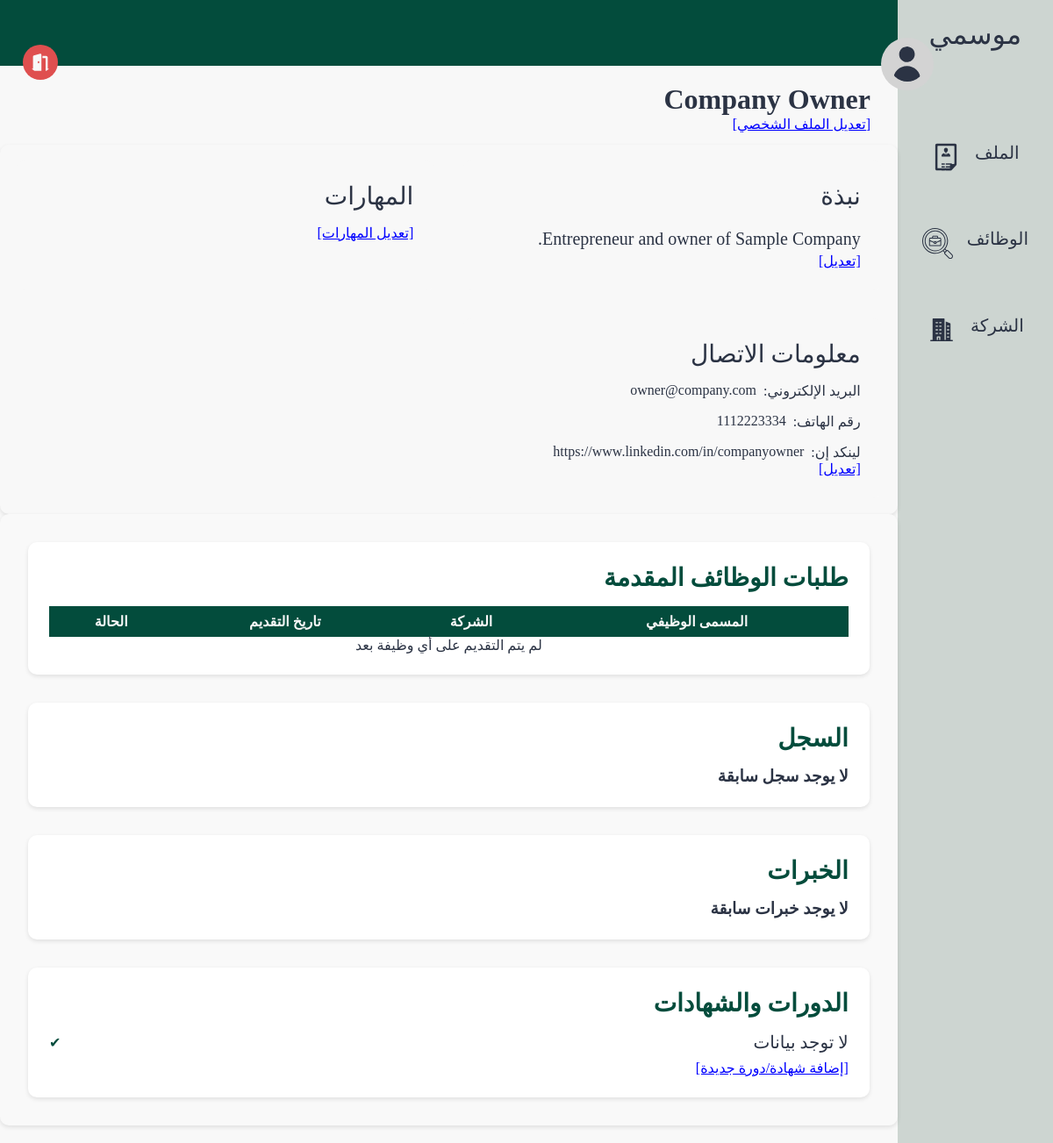
The app's page /pages/profile.php (signed in) with its own data.
### tables this page shows
CREATE TABLE users (
    id INTEGER PRIMARY KEY, 
    name TEXT, 
    email TEXT UNIQUE, 
    password TEXT, 
    bio TEXT,
    type BOOLEAN,
    linkedin TEXT,
    phone TEXT
);

### src/database/fetch.php (called while the page is built, shortened)
<?php
include('../database/data.php');
function getUserById($id)
{
    global $db;
    $stmt = $db->prepare('SELECT * FROM users WHERE id = :id');
    $stmt->bindValue(':id', $id, SQLITE3_INTEGER);
    $result = $stmt->execute();
    $user = $result->fetchArray(SQLITE3_ASSOC);
    return $user;
}
function fetchAllExperienceByUserID($id)
{
    global $db;
    $result = $db->query("SELECT * FROM experience where user_id = $id");
    $experience = [];
    return $experience;
}

### src/components/page.php (called while the page is built, shortened)
<?php
include ('../database/fetch.php');
if (isset($_SESSION["user"]) && isset($_SESSION["user"]["id"])) {
    if (!getUserById($_SESSION["user"]["id"])) {
        unset($_SESSION["user"]);
    }
}
?>

### src/pages/profile.php (the view, shortened to what this page needs)
<?php
include('../components/page.php');
$user = $_SESSION['user'] ?? getUserById($_GET['id']);
$isOwner = (isset($_SESSION['user']) && $_SESSION['user']['id'] == $user['id']);
$about    = $user['bio'];
$email    = $user['email'];
$phone    = $user['phone'];
$linkedin = !empty($user['linkedin']) ? $user['linkedin'] : ("https://www.linkedin.com/in/" . urlencode(str_replace(' ', '', strtolower($user['name']))));
$jobs = fetchAllExperienceByUserID($user['id']);
$prevJobs = [];
$certificates = [];
?>
<?php
$user_id = $_SESSION['user']['id'];
$responses = fetchResponseByUserID($user_id);
?>
<!DOCTYPE html>
<html lang="ar" dir="rtl">
<head>
    <link rel="stylesheet" href="../styles/profile.css">
</head>
<body>
    <section class="page-structure">
        <?php include "../components/NavBar.php"; ?>
        <section class="page-content">
            <div class="username">
                <img class="profile-pic" src="../images/profile.svg" alt="صورة المستخدم">
                <div class="user">
                    <h2><?= htmlspecialchars($user['name']) ?></h2>
                    <?php if ($isOwner): ?>
                        <span class="edit-btn" onclick="toggleEdit('profile')">[تعديل الملف الشخصي]</span>
                    <?php endif; ?>
                </div>
            </div>
            <div class="options">
                <a href="./logout.php">
                    <img class="nav-icon" style="--color: #DF4F4F" src="../images/logout.svg" alt="شعار تسجيل الخروج">
                </a>
            </div>
            <header></header>
            <main>
                <section class="profile-details">
                    <div class="block about">
                        <h2>نبذة</h2>
                        <div id="aboutDisplay">
                            <p><?= $about ?></p>
                            <?php if ($isOwner): ?>
                                <span class="edit-btn" onclick="toggleEdit('about')">[تعديل]</span>
                            <?php endif; ?>
                        </div>
                    </div>
                    <div class="block skills">
                        <h2>المهارات</h2>
                        <div id="skillsDisplay">
                            <?php if ($isOwner): ?>
                                <span class="edit-btn" onclick="toggleEdit('skills')">[تعديل المهارات]</span>
                            <?php endif; ?>
                        </div>
                    </div>
                    <div class="block contacts">
                        <h2>معلومات الاتصال</h2>
                        <div id="contactDisplay">
                            <ul>
                                <li>البريد الإلكتروني:
                                    <a href="mailto:<?= $email ?>"><?= $email ?></a>
                                </li>
                                <li>رقم الهاتف:
                                    <a href="tel:<?= $phone ?>"><?= $phone ?></a>
                                </li>
                                <li>لينكد إن:
                                    <a href="<?= $linkedin ?>"><?= $linkedin ?></a>
                                </li>
                            </ul>
                            <?php if ($isOwner): ?>
                                <span class="edit-btn" onclick="toggleEdit('contact')">[تعديل]</span>
                            <?php endif; ?>
                        </div>
                    </div>
                </section>
                <section class="recent-activity">
                    <div class="block applications">
                        <h2>طلبات الوظائف المقدمة</h2>
                        <table cellpadding="5" cellspacing="0" style="width:100%; text-align:right;">
                            <tr>
                                <th>المسمى الوظيفي</th>
                                <th>الشركة</th>
                                <th>تاريخ التقديم</th>
                                <th>الحالة</th>
                            </tr>
                            <?php if (!empty($responses)): ?>
                                <?php foreach ($responses as $response): ?>
                                    <tr>
                                        <td><?= htmlspecialchars($response["job_title"]) ?></td>
                                        <td><?= htmlspecialchars($response["company_name"]) ?></td>
                                        <td><?= htmlspecialchars($response["applied_at"]) ?></td>
                                        <td class="<?= $response["status"] === "accepted" ? "accepted" : ($response["status"] === "rejected" ? "rejected" : "pending") ?>">
                                            <?php
                                            if ($response["status"] === "accepted") {
                                                echo "✔ مقبول";
                                            } elseif ($response["status"] === "rejected") {
                                                echo "✖ مرفوض";
                                            } else {
                                                echo "⏳ قيد المراجعة";
                                            }
                                            ?>
                                        </td>
                                    </tr>
                                <?php endforeach; ?>
                            <?php else: ?>
                                <tr>
                                    <td colspan="4" style="text-align: center;">لم يتم التقديم على أي وظيفة بعد</td>
                                </tr>
                            <?php endif; ?>
                        </table>
                    </div>
                    <div class="block history">
                        <h2>السجل</h2>
                        <?php if (count($prevJobs) === 0): ?>
                            <h3 class="no-jobs">لا يوجد سجل سابقة</h3>
                        <?php endif ?>
                    </div>
                    <div class="block experinces">
                        <h2>الخبرات</h2>
                        <?php if (count($jobs) === 0): ?>
                            <h3 class="no-jobs">لا يوجد خبرات سابقة</h3>
                        <?php endif ?>
                    </div>
                    <div class="block courses">
                        <h2>الدورات والشهادات</h2>
                        <ul id="certificatesList">
                            <?php if (count($certificates) === 0): ?>
                                <li>لا توجد بيانات</li>
                            <?php endif; ?>
                        </ul>
                        <?php if ($isOwner): ?>
                            <span class="edit-btn" onclick="toggleEdit('new_certificate')">[إضافة شهادة/دورة جديدة]</span>
                        <?php endif; ?>
                    </div>
                </section>
            </main>
        </section>
    </section>
</body>
</html>

### src/styles/profile.css (style rules this page uses)
* { color: var(--black-color); }
body { background-color: var(--white-color); }
.nav-icon { --color: var(--white-alt-color); background-color: var(--color); width: 40px; height: 40px; border-radius: 50%; padding: 0.5rem; }
section.page-content { width: 100%; }
header { position: relative; display: flex; align-items: center; justify-content: space-between; min-height: 75px; background-color: var(--main-color); padding: 1.25rem 3rem; }
.username .profile-pic { width: 60px; height: 60px; padding: 10px; border-radius: 50%; background-color: lightgray; top: 0; }
.username { display: flex; align-items: center; gap: 0.75rem; height: 65px; position: absolute; top: 0; right: 18px; z-index: 1000; padding: 0.5rem 1rem; right: 10%; top: 40px; }
.options { display: flex; align-items: center; gap: 0.75rem; height: 65px; position: absolute; top: 40px; left: 10px; z-index: 1000; padding: 0.5rem 1rem; }
.username h2 { font-size: 2rem; }
.username .user { position: static; margin-top: 100px; }
header::after { content: ""; position: absolute; right: 0; bottom: 0; width: 70%; height: 4px; background-color: var(--main-color); }
main { margin-top: 70px; width: 100%; padding: 1rem; }
main section { border-radius: 10px; box-shadow: 0 2px 5px rgba(0, 0, 0, 0.1); padding: 18px; }
.profile-details { display: grid; grid-template-columns: 1fr 1fr; gap: 2rem; }
.profile-details .block { display: flex; flex-direction: column; gap: 1rem; background-color: var(--white-color); padding: 1.5rem; border-radius: 10px; }
.profile-details .block h2 { font-size: 1.75rem; font-weight: 500; }
.profile-details .block ul { list-style: none; padding-inline-start: 0; display: flex; flex-wrap: wrap; gap: 1rem; }
.profile-details .block ul li { display: flex; gap: 0.5rem; font-size: 1rem; }
.profile-details .block.about p { font-size: 1.25rem; line-height: 1.6; }
.recent-activity { display: flex; flex-direction: column; gap: 2rem; padding: 2rem; background-color: #f9f9f9; border-radius: 10px; }
.recent-activity .block { background-color: #fff; padding: 1.5rem; border-radius: 10px; box-shadow: 0 2px 5px rgba(0, 0, 0, 0.1); }
.recent-activity .block h2 { font-size: 1.75rem; margin-bottom: 1rem; color: var(--main-color); }
.courses ul { list-style: none; padding: 0; }
.courses ul li { font-size: 1.25rem; margin-bottom: 0.5rem; position: relative; padding-left: 1.5rem; }
.courses ul li::before { content: "✔"; position: absolute; left: 0; color: var(--main-color); font-size: 1rem; top: 50%; transform: translateY(-50%); }
@media (min-width: 992px) { main { padding: 1.25rem 0; } }

### src/styles/globals.css (style rules this page uses)
*, *::before, *::after { box-sizing: border-box; margin: 0; padding: 0; list-style: none; text-decoration: none; }
:root { --main-color: #034c3c; --secondary-color: #d2b48c; --white-color: #f8f8f8; --black-color: #2b3344; --white-alt-color: #cdd5d1; }
a { display: block; color: var(--black-color); }
.page-structure { display: flex; min-height: 100vh; }

### src/pages/profile.php (style rules this page uses)
.edit-btn, .cancel-btn, .delete-btn { cursor: pointer; text-decoration: underline; margin-left: 5px; }
.edit-btn { color: blue; }
tbody tr:first-of-type { background-color: var(--main-color); color: var(--white-color); border: 0; }
tbody tr:first-of-type th { padding: .5rem; text-align: center; color: var(--white-color) }

### records on screen
users: name "Company Owner", bio "Entrepreneur and owner of Sample Company.", email "owner@company.com", phone "1112223334", linkedin "https://www.linkedin.com/in/companyowner"

### other values on screen
$nav['title'] "الملف"
$nav['title'] "الوظائف"
$nav['title'] "الشركة"
